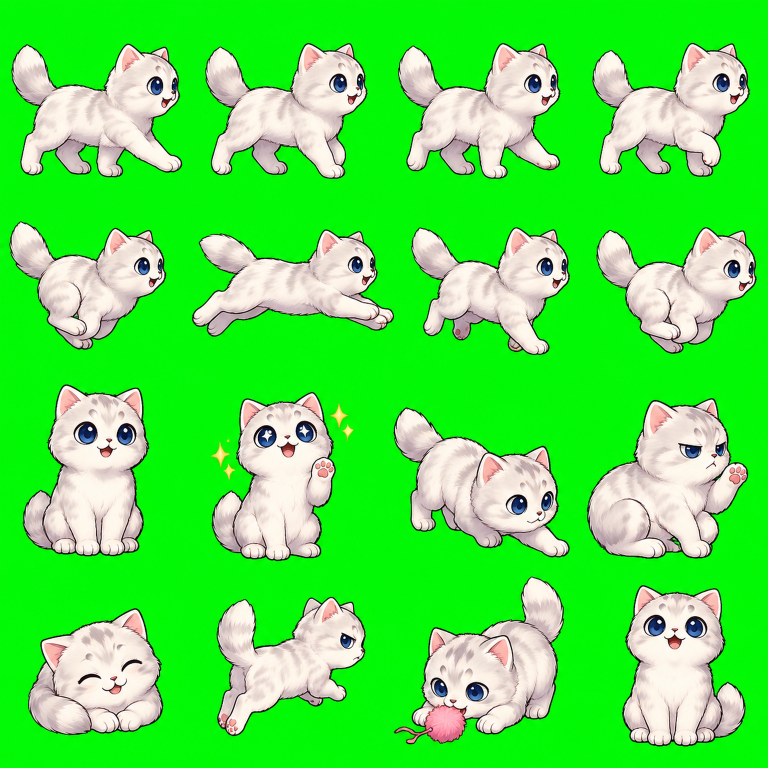
#> input picture artwork/bixia-consistent.png, 1536 x 1536 px (shown at 1/2 size); its folder holds 2 pictures in this run
$ python build_consistent_assets.py
#> lines starting #> are read from the running program, lines starting #| are printed output that depends on the picture; after the words box and inside, x2 and y2 are one past the last pixel; in counts of white or black regions, pixels touching at a corner belong together
### scripts/build_expression_assets.py
from __future__ import annotations

from pathlib import Path

import numpy as np
from PIL import Image, ImageDraw, ImageFilter


ROOT = Path(__file__).resolve().parents[1]
CELL_SIZE = (192, 208)
SHEET_SIZE = (1536, 1024)

PETS = {
    "bixia": {
        "source": ROOT / "artwork" / "emotions" / "bixia-expression-sheet-greenscreen.png",
        "labels": ["idle", "food", "steal", "brush-no", "short-hug", "escape", "destroy", "innocent"],
    },
    "tiger": {
        "source": ROOT / "artwork" / "emotions" / "tiger-expression-sheet-greenscreen.png",
        "labels": ["human-sit", "pitiful", "cuddle", "scheming", "open-door", "hide", "computer", "lick"],
    },
}


def remove_green_screen(image: Image.Image) -> Image.Image:
    rgba = np.asarray(image.convert("RGBA")).copy()
    rgb = rgba[:, :, :3].astype(np.int16)
    red, green, blue = rgb[:, :, 0], rgb[:, :, 1], rgb[:, :, 2]
    green_excess = np.minimum(green - red, green - blue)

    strong_key = (green > 140) & (green_excess > 55)
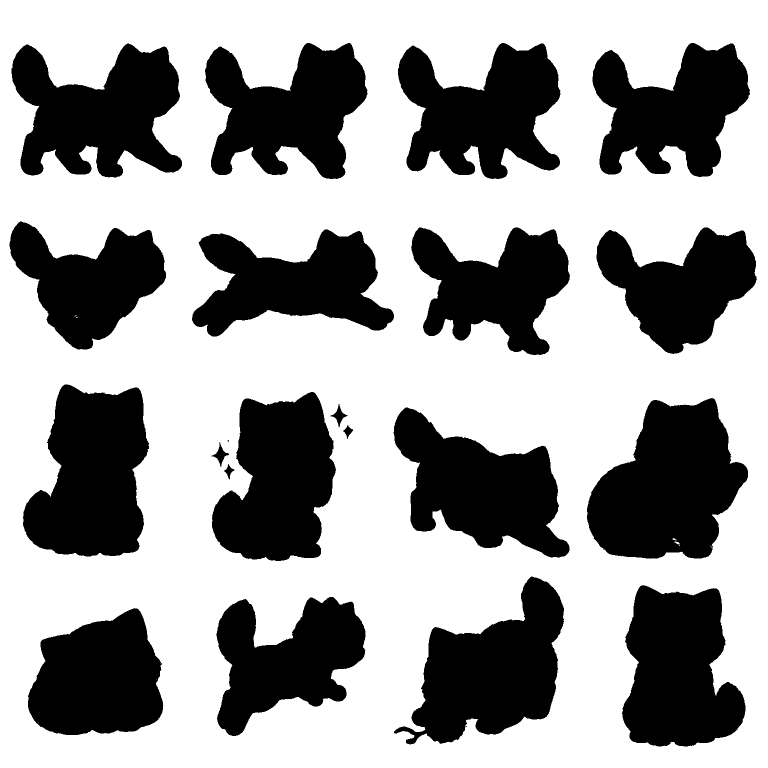
#> strong_key: shape (1536, 1536) bool (shown at 1/2 size); 62.5% white; 21 black regions (1 under 20 px), largest, box (x1, y1, x2, y2) and area: (1174, 796, 1496, 1117) 69594, (46, 769, 298, 1113) 62910, (788, 1153, 1128, 1489) 61057
    expanded = np.asarray(
        Image.fromarray((strong_key * 255).astype(np.uint8)).filter(ImageFilter.MaxFilter(5))
    ) > 0
#> expanded: shape (1536, 1536) bool; 64.7% white; 20 black regions, largest, box (x1, y1, x2, y2) and area: (1176, 799, 1494, 1115) 66608, (48, 771, 296, 1111) 60095, (791, 1156, 1126, 1486) 57590
    edge_key = expanded & ~strong_key & (green_excess > 12)
#> edge_key: shape (1536, 1536) bool; 0.84% white in thin lines or dots, all inside (x1, y1, x2, y2) = (19, 86, 1514, 1493)

    alpha = rgba[:, :, 3].astype(np.int16)
#> alpha: shape (1536, 1536) int16; every value is 255
    alpha[strong_key] = 0
    edge_alpha = 255 - np.clip((green_excess - 12) * 255 / 43, 0, 255)
    alpha[edge_key] = np.minimum(alpha[edge_key], edge_alpha[edge_key].astype(np.int16))
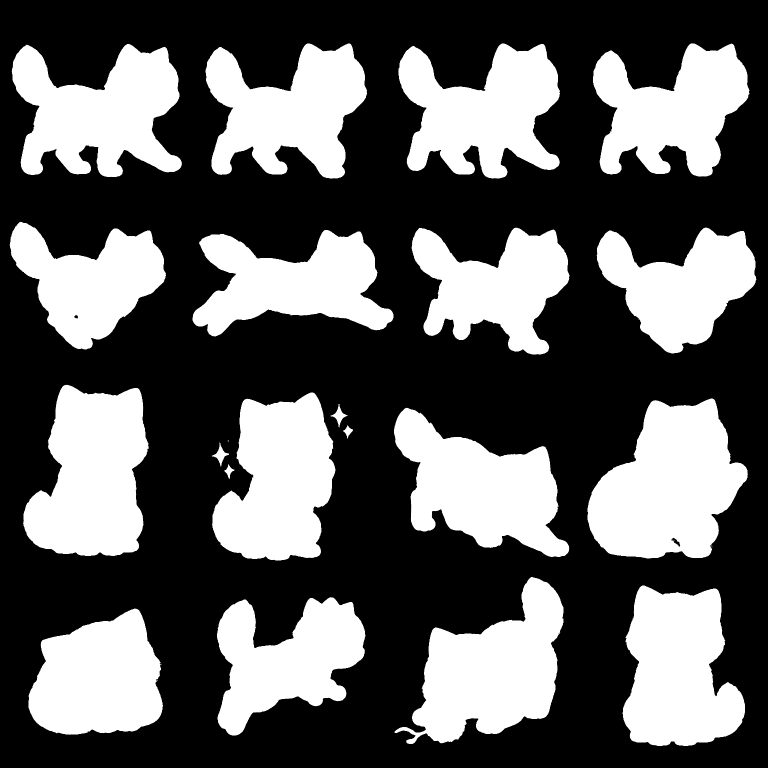
#> alpha: shape (1536, 1536) int16 (shown at 1/2 size); min 0, max 255, mean 94

    edge_color = edge_key & (alpha > 0)
#> edge_color: shape (1536, 1536) bool; 0.39% white in thin lines or dots, all inside (x1, y1, x2, y2) = (19, 86, 1513, 1492)
    neutral_green = np.maximum(red, blue) + 8
    rgba[:, :, 1][edge_color] = np.minimum(green[edge_color], neutral_green[edge_color]).astype(np.uint8)
    rgba[:, :, 3] = np.clip(alpha, 0, 255).astype(np.uint8)
    rgba[rgba[:, :, 3] == 0, :3] = 0
    return Image.fromarray(rgba, "RGBA")


def zero_runs(occupied: np.ndarray) -> list[tuple[int, int]]:
    runs: list[tuple[int, int]] = []
    start: int | None = None
    for index, is_occupied in enumerate(occupied):
        if not is_occupied and start is None:
            start = index
        elif is_occupied and start is not None:
            runs.append((start, index))
            start = None
    if start is not None:
        runs.append((start, len(occupied)))
    return runs


def find_row_slices(alpha: np.ndarray, top: int, bottom: int) -> list[tuple[int, int]]:
    occupied = (alpha[top:bottom] > 20).any(axis=0)
    gaps = zero_runs(occupied)
    separators: list[int] = []
    for target in (384, 768, 1152):
        candidates = []
        for left, right in gaps:
            midpoint = (left + right) / 2
            if target - 190 <= midpoint <= target + 190 and right - left >= 3:
                score = (right - left) - abs(midpoint - target) * 0.08
                candidates.append((score, int(midpoint)))
        separators.append(max(candidates)[1] if candidates else target)

    if not separators[0] < separators[1] < separators[2]:
        raise RuntimeError(f"Could not find four ordered poses in row {top}:{bottom}: {separators}")
    edges = [0, *separators, alpha.shape[1]]
    return list(zip(edges, edges[1:]))


# [60 lines left out: functions fit_pose, make_contact_sheet, build_pet, not called in this run]


def main() -> None:
    for pet_id, config in PETS.items():
        build_pet(pet_id, config)


# [2 lines that do not run on import are left out]

### scripts/build_consistent_assets.py
"""Build all browser poses from one consistent character sheet per pet."""
from pathlib import Path
import numpy as np
from PIL import Image, ImageDraw, ImageFilter
from build_expression_assets import remove_green_screen, zero_runs, find_row_slices

ROOT = Path(__file__).resolve().parents[1]
CELL = (192, 208)


def isolate_character(tile):
    tile = tile.copy()
    alpha = np.asarray(tile.getchannel("A"))
    ys, xs = np.where(alpha > 100)
    if not len(xs):
        raise ValueError("Empty character cell")
    closest = np.argmin((xs - tile.width / 2) ** 2 + (ys - tile.height / 2) ** 2)
    mask = Image.fromarray(np.where(alpha > 70, 255, 0).astype(np.uint8)).copy()
    ImageDraw.floodfill(mask, (int(xs[closest]), int(ys[closest])), 128)
    main = Image.fromarray(np.where(np.asarray(mask) == 128, 255, 0).astype(np.uint8))
    main = main.filter(ImageFilter.MaxFilter(7))
    tile.putalpha(Image.fromarray(np.minimum(alpha, np.asarray(main))))
    return tile


for pet in ("bixia", "tiger"):
    source = remove_green_screen(Image.open(ROOT / "artwork" / f"{pet}-consistent.png"))
    alpha = np.asarray(source.getchannel("A"))
    gaps = zero_runs((alpha > 70).sum(axis=1) > 8)
#> after the loop in zero_runs, `for index, is_occupied in enumerate(occupied):`: runs = [(0, 87), (357, 445), (709, 770), (1121, 1155)]; start = 1492
#> gaps = [(0, 87), (357, 445), (709, 770), (1121, 1155), (1492, 1536)]
    row_edges = [0]
    for expected in (384, 768, 1152):
        choices = [(right - left - abs((left + right) / 2 - expected) * 0.15,
                    (left + right) // 2) for left, right in gaps
                   if abs((left + right) / 2 - expected) < 100 and right - left > 3]
        row_edges.append(max(choices)[1] if choices else expected)
#> this loop made 3 passes
#> choices on passes 1 to 3: [(85.45, 401)], [(56.73, 739)], [(31.9, 1138)]
#> after the loop, row_edges = [0, 401, 739, 1138]
    row_edges.append(source.height)
    tiles = []
    for row in range(4):
        top, bottom = row_edges[row:row + 2]
        for left, right in find_row_slices(alpha, top, bottom):
            tiles.append(isolate_character(source.crop((left, top, right, bottom))))
#> this loop made 4 passes
#> (top, bottom) on passes 1 to 4: (0, 401), (401, 739), (739, 1138), (1138, 1536)
#> pass 1, in isolate_character, `main = main.filter(ImageFilter.MaxFilter(7))`:
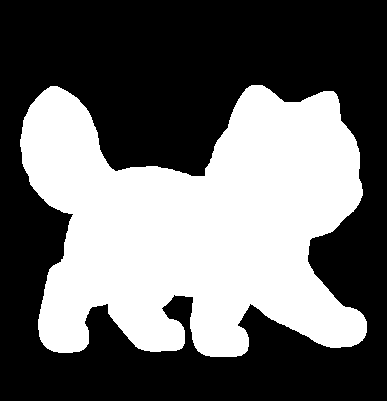
#> main: PIL image 387x401 L; 41.3% white; 1 white region, box (x1, y1, x2, y2) and area: (20, 85, 367, 357) 64102
#> after the loop, tiles = 16 items
    boxes = [tile.getchannel("A").getbbox() for tile in tiles]
#> boxes = 16 items, first 6: (23, 88, 364, 354), (24, 87, 348, 357), (31, 87, 356, 357), (33, 86, 346, 353), (19, 42, 332, 298), (27, 59, 429, 272)
    scale = min(178 / max(b[2] - b[0] for b in boxes), 188 / max(b[3] - b[1] for b in boxes))
#> scale = 0.443
    frames = []
    for tile, box in zip(tiles, boxes):
        crop = tile.crop(box)
        crop = crop.resize((round(crop.width * scale), round(crop.height * scale)), Image.Resampling.LANCZOS)
        frame = Image.new("RGBA", CELL)
        frame.alpha_composite(crop, ((CELL[0] - crop.width) // 2, 198 - crop.height))
        frames.append(frame)
#> this loop made 16 passes
#> box on passes 1 to 12: (23, 88, 364, 354), (24, 87, 348, 357), (31, 87, 356, 357), (33, 86, 346, 353), (19, 42, 332, 298), (27, 59, 429, 272), (18, 54, 334, 308), (27, 54, 347, 306), (46, 30, 298, 373), (64, 46, 311, 383), (41, 76, 392, 375), (18, 58, 340, 378)
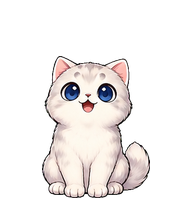
#> frame: PIL image 192x208 RGBA; mean R, G, B, A 60.8, 57.1, 55.7, 72.1; transparent parts drawn white
#> after the loop, frames = 16 items
    motion = Image.new("RGBA", (CELL[0] * 8, CELL[1] * 2))
#> motion: PIL image 1536x416 RGBA; every value is 0
    for row in range(2):
        for col in range(8):
            motion.alpha_composite(frames[row * 4 + col % 4], (col * CELL[0], row * CELL[1]))
    expression = Image.new("RGBA", (CELL[0] * 8, CELL[1]))
#> expression: PIL image 1536x208 RGBA; every value is 0
    for i in range(8):
        expression.alpha_composite(frames[8 + i], (i * CELL[0], 0))
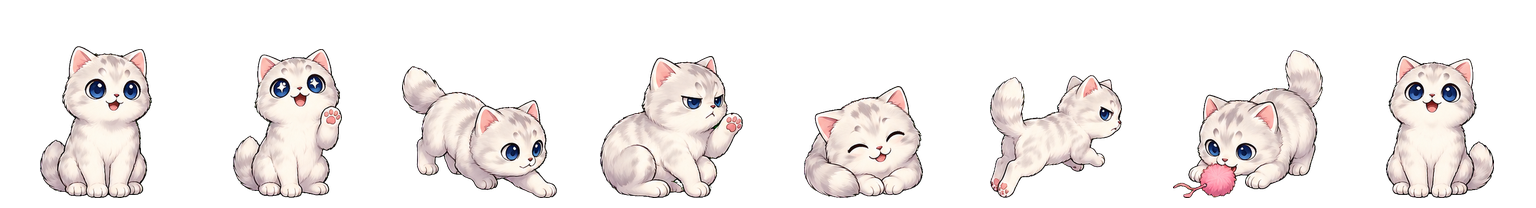
#> expression: PIL image 1536x208 RGBA; mean R, G, B, A 61.8, 57.3, 56, 72.5; transparent parts drawn white
    motion.save(ROOT / "pets" / pet / "locomotion.webp", lossless=True)
    expression.save(ROOT / "pets" / pet / "expressions.webp", lossless=True)
    contact = Image.new("RGBA", (CELL[0] * 4, CELL[1] * 4), "#edf2f7")
    for i, frame in enumerate(frames):
        contact.alpha_composite(frame, ((i % 4) * CELL[0], (i // 4) * CELL[1]))
#> this loop made 16 passes
    contact.convert("RGB").save(ROOT / "previews" / f"{pet}-consistent-contact.png")
    cycle = []
    for i in range(4):
        bg = Image.new("RGBA", (384, 220), "#edf2f7")
        bg.alpha_composite(frames[i], (0, 0))
        bg.alpha_composite(frames[4 + i], (192, 0))
        cycle.append(bg.convert("RGB"))
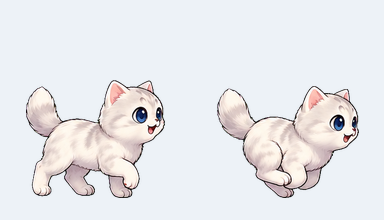
#> bg: PIL image 384x220 RGBA; mean R, G, B, A 232.1, 232.7, 235.5, 255
#> after the loop, cycle = 4 items
    cycle[0].save(ROOT / "previews" / f"{pet}-walk-run.gif", save_all=True,
                  append_images=cycle[1:], duration=150, loop=0, disposal=2)
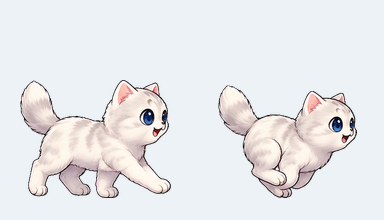
#> saved as bixia-walk-run.gif: PIL image 384x220 RGB; mean R, G, B 231.9, 232.4, 235.1
    print(f"{pet}: 4 walk / 4 run / 8 expression poses, unified scale {scale:.3f}")
#| bixia: 4 walk / 4 run / 8 expression poses, unified scale 0.443
#> pass 2 of the loop `for pet in ("bixia", "tiger"):`:
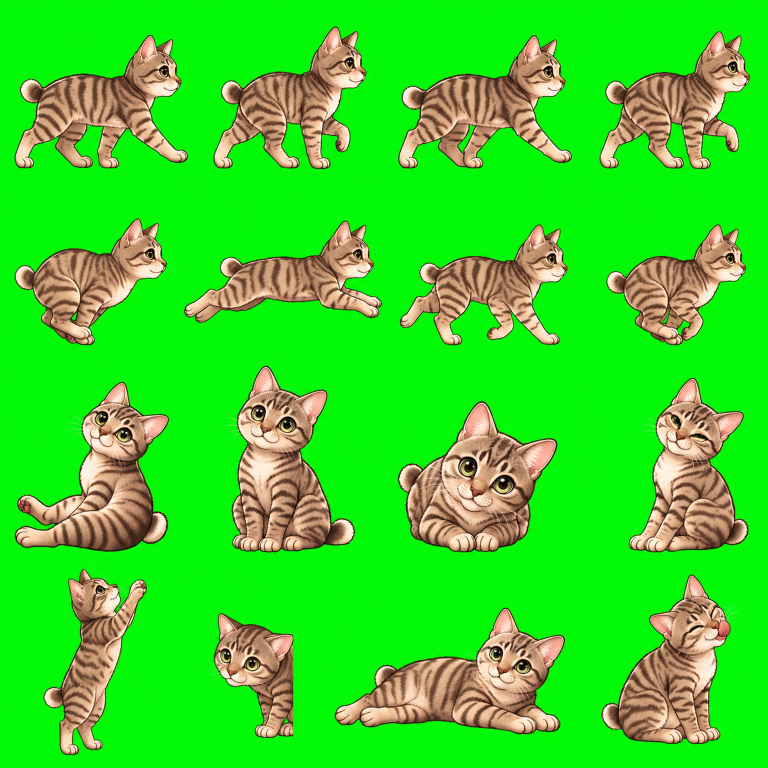
#> input picture artwork/tiger-consistent.png, 1536 x 1536 px (shown at 1/2 size)
#> in remove_green_screen (call 2), `red, green, blue = rgb[:, :, 0], rgb[:, :, 1], rgb[:, :, 2]`:
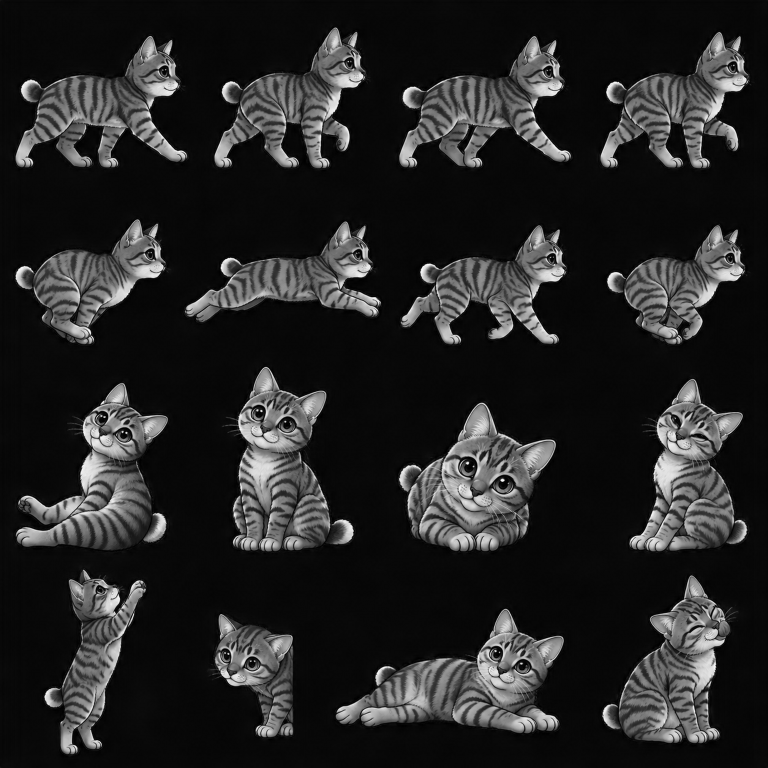
#> blue: shape (1536, 1536) int16 (shown at 1/2 size); min 0, max 255, mean 37.3
#> in remove_green_screen (call 2), `strong_key = (green > 140) & (green_excess > 55)`:
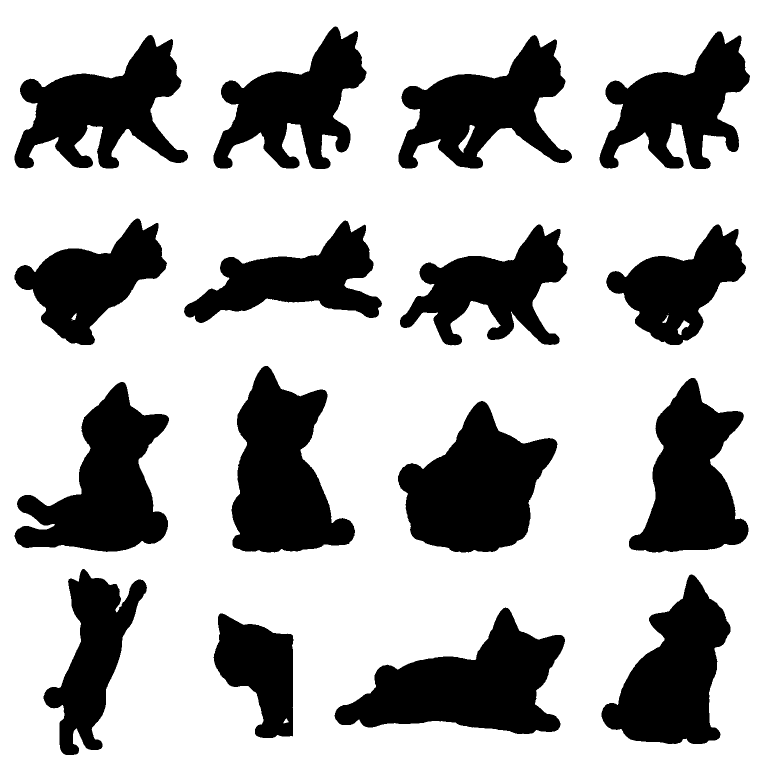
#> strong_key: shape (1536, 1536) bool (shown at 1/2 size); 70.3% white; 16 black regions, largest, box (x1, y1, x2, y2) and area: (669, 1215, 1130, 1468) 59132, (796, 802, 1115, 1105) 57064, (463, 732, 710, 1105) 56081
#> gaps = [(0, 56), (337, 440), (690, 734), (1104, 1141), (1509, 1536)]
#> the loop `for expected in (384, 768, 1152):` made 3 passes
#> choices on passes 1 to 3: [(102.3, 388)], [(35.6, 712)], [(32.58, 1122)]
#> after the loop `for expected in (384, 768, 1152):`: row_edges = [0, 388, 712, 1122]
#> the loop `for row in range(4):` made 4 passes
#> (top, bottom) on passes 1 to 4: (0, 388), (388, 712), (712, 1122), (1122, 1536)
#> boxes = 16 items, first 6: (30, 71, 376, 336), (26, 54, 332, 338), (32, 71, 378, 336), (29, 63, 329, 338), (30, 50, 333, 302), (18, 54, 412, 257)
#> scale = 0.388
#> the loop `for tile, box in zip(tiles, boxes):` made 16 passes
#> the loop `for i, frame in enumerate(frames):` made 16 passes
#| tiger: 4 walk / 4 run / 8 expression poses, unified scale 0.388
